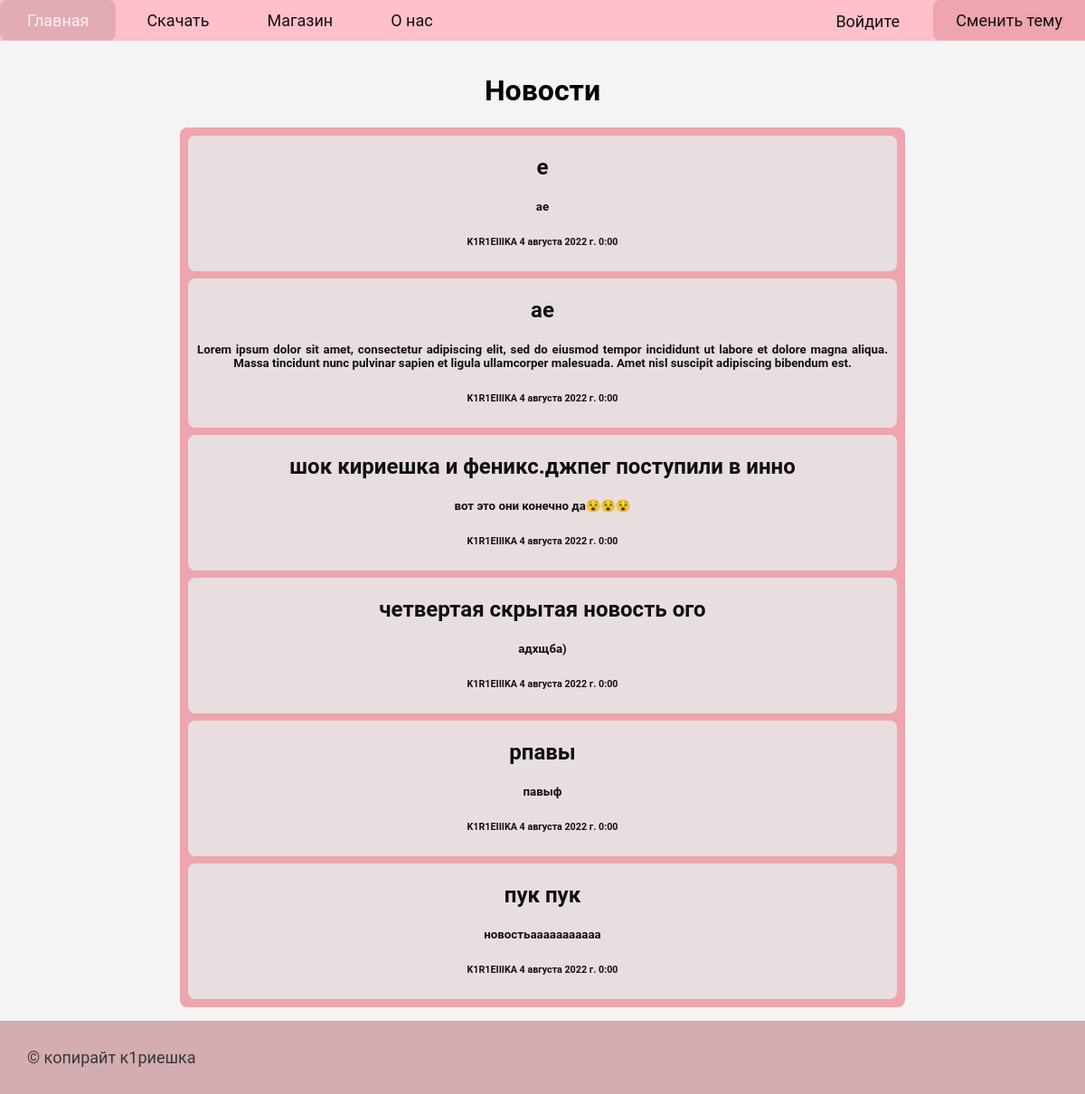
The app's page /news, older data.
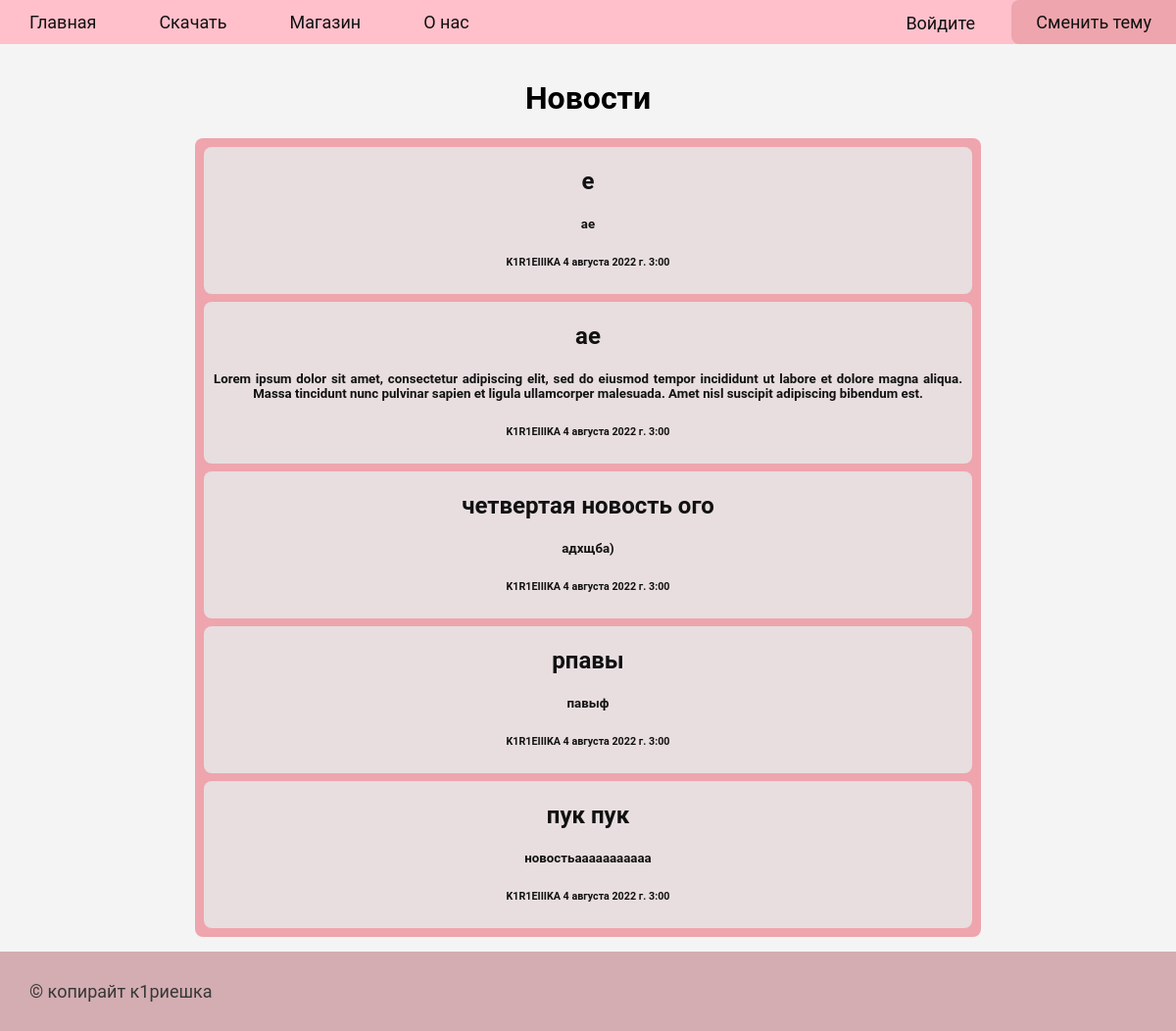
The same page, newer data.
### main/models.py (models this page shows, shortened)
class News(models.Model):
    header = models.CharField('Заголовок', max_length=50)
    body = models.TextField('Основной текст')
    date = models.DateTimeField('Дата публикации', default='2022-08-04')
    author = models.ForeignKey('auth.User', on_delete=models.CASCADE)
    class Meta:
        verbose_name = 'Новость'
        verbose_name_plural = 'Новости'

### main/views.py (the view)
# urls.py: path('news', views.news, name='news'),
def news(request):
    new = News.objects.order_by('-date')
    if request.user.is_authenticated:
        data = {
            'news': new,
            'player': get_player(request.user.id)
        }
    else:
        data = {
            'news': new,
        }
    return render(request, 'main/news/news.html', data)

### main/templates/main/news/news.html (shortened to what this page needs)
{% extends 'main/layout.html' %}
{% block content %}
    <h1 class="text">Новости</h1>
    <div class="news-all">
        {% if news %}
            {% for element in news %}
                <div class="new">
                    <h2 class="news-title">{{ element.header }}</h2>
                    <h5>{{ element.body }}</h5>
                    <h6>{{ element.author }} {{ element.date }}</h6>
                </div>
            {% endfor %}
        {% else %}
            <h3>Нет новостей</h3>
        {% endif %}
    </div>
{% endblock %}

### main/templates/main/layout.html (shortened to what this page needs)
{% load static %}
<!DOCTYPE html>
<html lang="ru">
<head>
    <link rel="stylesheet" href="#" id="theme-link">
    <link rel="stylesheet" href="{% static 'main/css/global.css' %}">
</head>
<body>
<div class="wrapper">
    <nav class="nav-body">
        <button onclick="btn()" class="theme-button">Сменить тему</button>
        {% if user.is_authenticated %}
            <a class="nav-account" href="{% url 'account_home' %}">
                <div class="account">
                    <img style="border-radius: 15px; background-position: center center; background-repeat: no-repeat; width: 40px; height: 40px; min-height: 100%; overflow: hidden; object-position: center; object-fit: cover;"
                         src="{{ player.profile_pic.url }}" alt="где котик((">
                    <p style="padding: 3px 0 0 15px">{{ user.username }}</p>
                </div>
            </a>
        {% else %}
            <a class="nav-account" href="{% url 'login' %}">
                <div class="account">
                    <p style="padding: 3.75px 0 0 15px">Войдите</p>
                </div>
            </a>
        {% endif %}
        <ul class="navbar">
            <a class="nav-link" href="{% url 'home' %}">Главная</a>
            <a class="nav-link" href="{% url 'download' %}">Скачать</a>
            <a class="nav-link" href="{% url 'shop' %}">Магазин</a>
            <a class="nav-link" href="{% url 'about' %}">О нас</a>
        </ul>
    </nav>
    <main>
        {% block content %}
        {% endblock %}
    </main>
    <footer class="foot_body">
        © копирайт к1риешка
    </footer>
</div>
</body>
</html>

### main/static/main/css/global.css (style rules this page uses)
body, html { width: 100%; height: 100%; padding: 0; margin: 0; font-family: "Roboto", sans-serif; }
.text { text-align: center; text-decoration: none; }
.wrapper { min-height: 100%; display: flex; flex-direction: column; }
.foot_body { padding: 30px; font: 18px "Roboto", sans-serif; }
main { margin: 15px 0; flex: 1 1 auto; }
nav { box-sizing: content-box; }
.nav-body { background-size: 100% 100%; box-sizing: content-box; }
nav a { text-decoration: none; }
nav ul { margin: 0; padding: 0; }
.nav-link { display: inline-block; padding: 12px 30px; margin: 0; font: 18px 'Roboto', sans-serif; }
.nav-account { font: 18px 'Roboto', sans-serif; }
.account { position: absolute; display: flex; flex-direction: row; padding: 2.5px 25px 2.5px 15px; top: 0; border-radius: 8px; right: 10em; line-height: 0; }
.theme-button { font: 18px 'Roboto', sans-serif; position: absolute; right: 0; display: inline-block; padding: 12px 25px; cursor: pointer; border-radius: 8px 0 0 8px; border: 0; }
.new { border-radius: 8px; text-align: justify; text-align-last: center; margin: 8px; padding: 1px 10px; }
.news-title { text-align: center; }
.news-all { width: 800px; border-radius: 8px; margin: 0 auto; padding: 1px; text-align: center; }

### main/static/main/css/lightTheme.css (style rules this page uses)
body, html { background: #f4f4f4; }
.foot_body { background: #d3adb1; color: #373737; }
.nav-body { background: pink; }
.navbar a { color: #111111; }
.theme-button { color: #111111; background: #eea5ad; }
.account { color: #111111; }
.new { background: #e8dedf; color: #111111; }
.news-all { background: #EEA5AD; color: #111111; }

Row changes from the older to the newer data that the page shows:
removed News: header "шок кириешка и феникс.джпег поступили в инно", body "вот это они конечно да😵😵😵", author "K1R1EIIIKA", date "4 августа 2022 г. 0:00"
changed News (number 1 of 5 on the later page): date "4 августа 2022 г. 0:00" → "4 августа 2022 г. 3:00"
changed News (number 2 of 5 on the later page): date "4 августа 2022 г. 0:00" → "4 августа 2022 г. 3:00"
changed News "адхщба)": header "четвертая скрытая новость ого" → "четвертая новость ого"; date "4 августа 2022 г. 0:00" → "4 августа 2022 г. 3:00"
changed News "рпавы": date "4 августа 2022 г. 0:00" → "4 августа 2022 г. 3:00"
changed News "пук пук": date "4 августа 2022 г. 0:00" → "4 августа 2022 г. 3:00"
